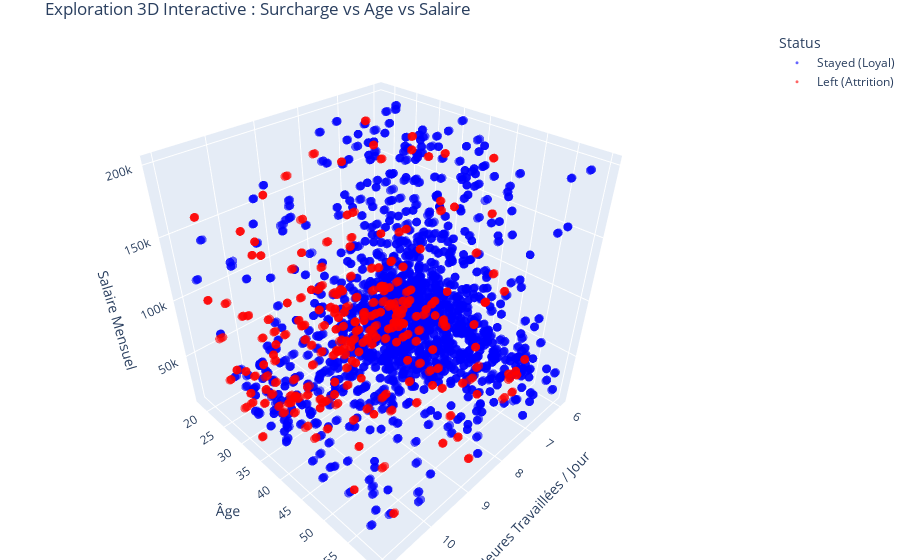

The notebook cell saved with this chart:
### Markdown cell above
### 5.1 Possible Improvements (Pipeline, StratifiedShuffleSplit,...)

### Code cell
import pandas as pd
import numpy as np
import matplotlib.pyplot as plt
import seaborn as sns
from mpl_toolkits.mplot3d import Axes3D

# Scikit-Learn : Preprocessing & Pipelines
from sklearn.model_selection import StratifiedShuffleSplit, GridSearchCV
from sklearn.pipeline import Pipeline
from sklearn.compose import ColumnTransformer
from sklearn.impute import SimpleImputer
from sklearn.preprocessing import StandardScaler, OneHotEncoder

# Scikit-Learn : Models & Metrics
from sklearn.linear_model import LogisticRegression
from sklearn.ensemble import RandomForestClassifier
from sklearn.metrics import classification_report, accuracy_score, confusion_matrix, roc_auc_score, roc_curve

# Imbalanced Data Handling
from imblearn.over_sampling import SMOTE

# --- Data Preparation & Pipeline ---

# Automatic identification of column types
numeric_features = X.select_dtypes(include=['int64', 'float64']).columns
categorical_features = X.select_dtypes(include=['object']).columns

# Creation of transformation Pipelines
numeric_transformer = Pipeline(steps=[
    ('imputer', SimpleImputer(strategy='median')),
    ('scaler', StandardScaler())
])

categorical_transformer = Pipeline(steps=[
    ('imputer', SimpleImputer(strategy='most_frequent')),
    ('encoder', OneHotEncoder(handle_unknown='ignore'))
])

preprocessor = ColumnTransformer(
    transformers=[
        ('num', numeric_transformer, numeric_features),
        ('cat', categorical_transformer, categorical_features)
    ])

# --- Stratified Split (StratifiedShuffleSplit) ---
sss = StratifiedShuffleSplit(n_splits=1, test_size=0.25, random_state=42)
for train_index, test_index in sss.split(X, y):
    X_train_raw, X_test_raw = X.iloc[train_index], X.iloc[test_index]
    y_train, y_test = y.iloc[train_index], y.iloc[test_index]

# Application of the Pipeline (Fit on Train only to avoid data leakage)
X_train = preprocessor.fit_transform(X_train_raw)
X_test = preprocessor.transform(X_test_raw)

# Retrieving feature names
new_cat_features = preprocessor.named_transformers_['cat']['encoder'].get_feature_names_out(categorical_features)
feature_names = list(numeric_features) + list(new_cat_features)

print(f"Data ready. Train shape: {X_train.shape}, Test shape: {X_test.shape}")

# ==============================================================================
# MODELING AND IMPROVEMENT
# ==============================================================================

# --- Logistic Regression (Baseline) ---
log_reg = LogisticRegression(max_iter=1000, random_state=42)
log_reg.fit(X_train, y_train)
y_pred_log = log_reg.predict(X_test)

print("\n--- 1. Logistic Regression (Baseline) ---")
print(classification_report(y_test, y_pred_log))

# --- Improvement: SMOTE (Rebalancing) ---
print("Applying SMOTE...")
smote = SMOTE(random_state=42)
X_train_smote, y_train_smote = smote.fit_resample(X_train, y_train)

log_reg_smote = LogisticRegression(max_iter=1000, random_state=42)
log_reg_smote.fit(X_train_smote, y_train_smote)
y_pred_log_smote = log_reg_smote.predict(X_test)

print("\n--- 2. Logistic Regression (After SMOTE) ---")
print(classification_report(y_test, y_pred_log_smote))

# --- Random Forest Optimized (GridSearch) ---
rf_model = RandomForestClassifier(n_estimators=100, max_depth=20, min_samples_leaf=1, random_state=42)
rf_model.fit(X_train, y_train)
y_pred_rf = rf_model.predict(X_test)

print("\n--- 3. Random Forest (Optimized) ---")
print("Accuracy:", accuracy_score(y_test, y_pred_rf))
print(classification_report(y_test, y_pred_rf))

# ==============================================================================
# ADVANCED VISUALIZATIONS
# ==============================================================================

# --- Compared Confusion Matrix ---
plt.figure(figsize=(12, 5))
plt.subplot(1, 2, 1)
sns.heatmap(confusion_matrix(y_test, y_pred_log_smote), annot=True, fmt='d', cmap='Blues')
plt.title('LogReg (SMOTE)')
plt.subplot(1, 2, 2)
sns.heatmap(confusion_matrix(y_test, y_pred_rf), annot=True, fmt='d', cmap='Greens')
plt.title('Random Forest')
plt.tight_layout()
plt.show()

# --- ROC Curve ---
y_prob_smote = log_reg_smote.predict_proba(X_test)[:, 1]
y_prob_rf = rf_model.predict_proba(X_test)[:, 1]
fpr_smote, tpr_smote, _ = roc_curve(y_test, y_prob_smote)
fpr_rf, tpr_rf, _ = roc_curve(y_test, y_prob_rf)

plt.figure(figsize=(10, 6))
plt.plot(fpr_smote, tpr_smote, label=f'LogReg SMOTE (AUC = {roc_auc_score(y_test, y_prob_smote):.2f})')
plt.plot(fpr_rf, tpr_rf, label=f'Random Forest (AUC = {roc_auc_score(y_test, y_prob_rf):.2f})')
plt.plot([0, 1], [0, 1], 'k--')
plt.title('ROC Curve Comparison')
plt.xlabel('False Positive Rate')
plt.ylabel('Recall (True Positive Rate)')
plt.legend()
plt.show()

# --- Feature Importance (Random Forest) ---
importances = pd.Series(rf_model.feature_importances_, index=feature_names)
plt.figure(figsize=(10, 6))
importances.nlargest(10).sort_values().plot(kind='barh', color='green')
plt.title('Top 10 Drivers of Attrition')
plt.show()

# --- Interactive 3D Scatter Plot ---
import plotly.express as px

# Creating a copy for display
plot_df = df.copy()
plot_df['Status'] = plot_df['Attrition_Numeric'].apply(lambda x: 'Left (Attrition)' if x == 1 else 'Stayed (Loyal)')

fig = px.scatter_3d(plot_df, 
                    x='AverageWorkingHours', 
                    y='Age', 
                    z='MonthlyIncome',
                    color='Status',
                    color_discrete_map={'Left (Attrition)': 'red', 'Stayed (Loyal)': 'blue'},
                    opacity=0.6,
                    size_max=5,
                    title="Exploration 3D Interactive : Surcharge vs Age vs Salaire",
                    labels={
                        'AverageWorkingHours': 'Heures Travaillées / Jour',
                        'MonthlyIncome': 'Salaire Mensuel',
                        'Age': 'Âge'
                    }
                   )

fig.update_traces(marker=dict(size=3))
fig.update_layout(margin=dict(l=0, r=0, b=0, t=30))
fig.show()

### Figure 1 — Plotly figure (JSON) as saved in the notebook; plotly's stock layout.template omitted (floating-point values rounded to 4 significant figures; data arrays with more than 128 entries replaced by an {"elided": "..."} marker saying what was removed)
{"data": [{"hovertemplate": "Status=Stayed (Loyal)<br>Heures Travaillées / Jour=%{x}<br>Âge=%{y}<br>Salaire Mensuel=%{z}<extra></extra>", "legendgroup": "Stayed (Loyal)", "marker": {"color": "blue", "opacity": 0.6, "size": 3, "symbol": "circle"}, "mode": "markers", "name": "Stayed (Loyal)", "scene": "scene", "showlegend": true, "type": "scatter3d", "x": {"elided": "3699 float values"}, "y": {"elided": "3699 int values"}, "z": {"elided": "3699 int values"}}, {"hovertemplate": "Status=Left (Attrition)<br>Heures Travaillées / Jour=%{x}<br>Âge=%{y}<br>Salaire Mensuel=%{z}<extra></extra>", "legendgroup": "Left (Attrition)", "marker": {"color": "red", "opacity": 0.6, "size": 3, "symbol": "circle"}, "mode": "markers", "name": "Left (Attrition)", "scene": "scene", "showlegend": true, "type": "scatter3d", "x": {"elided": "711 float values"}, "y": {"elided": "711 int values"}, "z": {"elided": "711 int values"}}], "layout": {"legend": {"title": {"text": "Status"}, "tracegroupgap": 0}, "margin": {"b": 0, "l": 0, "r": 0, "t": 30}, "scene": {"domain": {"x": [0, 1], "y": [0, 1]}, "xaxis": {"title": {"text": "Heures Travaillées / Jour"}}, "yaxis": {"title": {"text": "Âge"}}, "zaxis": {"title": {"text": "Salaire Mensuel"}}}, "title": {"text": "Exploration 3D Interactive : Surcharge vs Age vs Salaire"}}}
